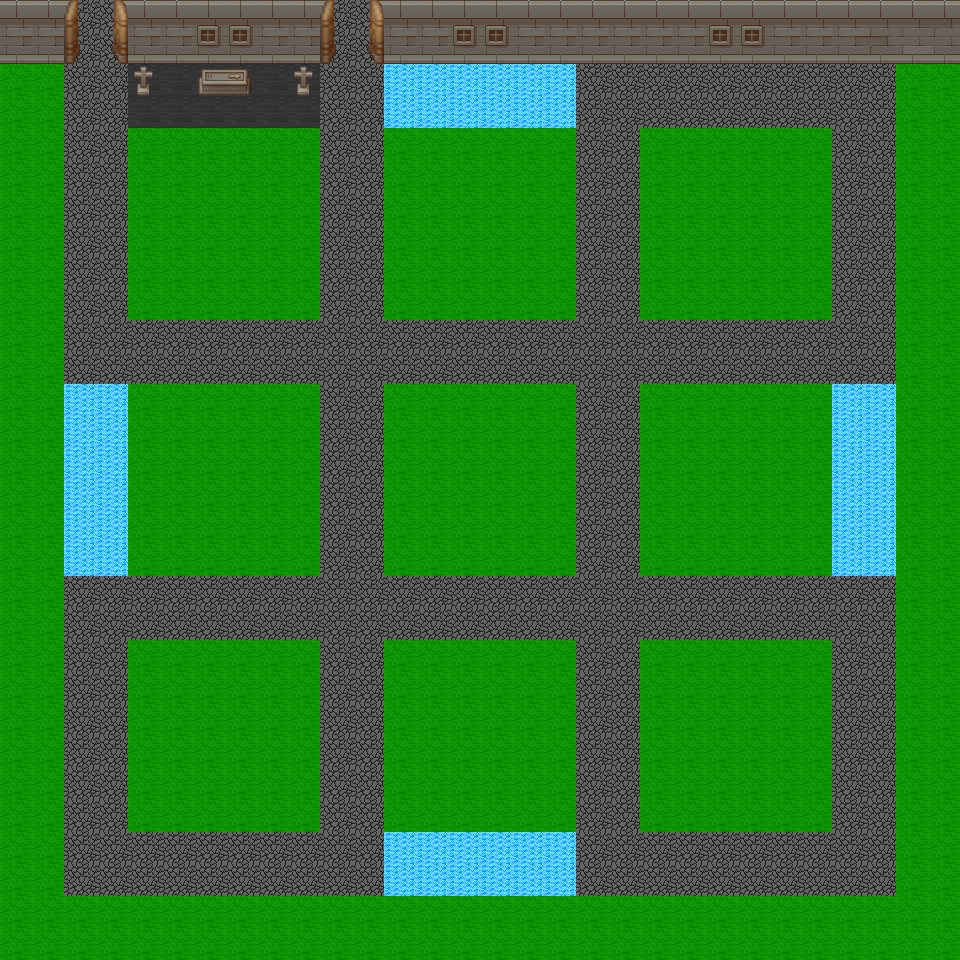

A level layout from a 2D game, rendered from its tile map. Below: a short description, then the map file with its tile-grid data intact:
An orthogonal 30x30 tile map with 32x32 px tiles, 2 tile layers (sol, objet).

<map version="1.10" tiledversion="1.10.0" orientation="orthogonal" renderorder="right-down" width="30" height="30" tilewidth="32" tileheight="32" infinite="0" nextlayerid="3" nextobjectid="1">
 <tileset firstgid="1" source="tileSheetMap.tsx" />
 <layer id="1" name="sol" width="30" height="30">
  <data encoding="csv">
1,1,27,27,1,1,23,23,23,23,27,27,23,23,23,23,1,1,1,1,1,1,1,1,1,1,1,1,1,1,
1,1,27,27,1,1,23,23,23,23,27,27,23,23,23,23,1,1,1,1,1,1,1,1,1,1,1,1,1,1,
19,19,27,27,23,23,23,23,23,23,27,27,1,1,1,1,1,1,27,27,27,27,27,27,27,27,27,27,19,19,
19,19,27,27,23,23,23,23,23,23,27,27,1,1,1,1,1,1,27,27,27,27,27,27,27,27,27,27,19,19,
19,19,27,27,19,19,19,19,19,19,27,27,19,19,19,19,19,19,27,27,19,19,19,19,19,19,27,27,19,19,
19,19,27,27,19,19,19,19,19,19,27,27,19,19,19,19,19,19,27,27,19,19,19,19,19,19,27,27,19,19,
19,19,27,27,19,19,19,19,19,19,27,27,19,19,19,19,19,19,27,27,19,19,19,19,19,19,27,27,19,19,
19,19,27,27,19,19,19,19,19,19,27,27,19,19,19,19,19,19,27,27,19,19,19,19,19,19,27,27,19,19,
19,19,27,27,19,19,19,19,19,19,27,27,19,19,19,19,19,19,27,27,19,19,19,19,19,19,27,27,19,19,
19,19,27,27,19,19,19,19,19,19,27,27,19,19,19,19,19,19,27,27,19,19,19,19,19,19,27,27,19,19,
19,19,27,27,27,27,27,27,27,27,27,27,27,27,27,27,27,27,27,27,27,27,27,27,27,27,27,27,19,19,
19,19,27,27,27,27,27,27,27,27,27,27,27,27,27,27,27,27,27,27,27,27,27,27,27,27,27,27,19,19,
19,19,1,1,19,19,19,19,19,19,27,27,19,19,19,19,19,19,27,27,19,19,19,19,19,19,1,1,19,19,
19,19,1,1,19,19,19,19,19,19,27,27,19,19,19,19,19,19,27,27,19,19,19,19,19,19,1,1,19,19,
19,19,1,1,19,19,19,19,19,19,27,27,19,19,19,19,19,19,27,27,19,19,19,19,19,19,1,1,19,19,
19,19,1,1,19,19,19,19,19,19,27,27,19,19,19,19,19,19,27,27,19,19,19,19,19,19,1,1,19,19,
19,19,1,1,19,19,19,19,19,19,27,27,19,19,19,19,19,19,27,27,19,19,19,19,19,19,1,1,19,19,
19,19,1,1,19,19,19,19,19,19,27,27,19,19,19,19,19,19,27,27,19,19,19,19,19,19,1,1,19,19,
19,19,27,27,27,27,27,27,27,27,27,27,27,27,27,27,27,27,27,27,27,27,27,27,27,27,27,27,19,19,
19,19,27,27,27,27,27,27,27,27,27,27,27,27,27,27,27,27,27,27,27,27,27,27,27,27,27,27,19,19,
19,19,27,27,19,19,19,19,19,19,27,27,19,19,19,19,19,19,27,27,19,19,19,19,19,19,27,27,19,19,
19,19,27,27,19,19,19,19,19,19,27,27,19,19,19,19,19,19,27,27,19,19,19,19,19,19,27,27,19,19,
19,19,27,27,19,19,19,19,19,19,27,27,19,19,19,19,19,19,27,27,19,19,19,19,19,19,27,27,19,19,
19,19,27,27,19,19,19,19,19,19,27,27,19,19,19,19,19,19,27,27,19,19,19,19,19,19,27,27,19,19,
19,19,27,27,19,19,19,19,19,19,27,27,19,19,19,19,19,19,27,27,19,19,19,19,19,19,27,27,19,19,
19,19,27,27,19,19,19,19,19,19,27,27,19,19,19,19,19,19,27,27,19,19,19,19,19,19,27,27,19,19,
19,19,27,27,27,27,27,27,27,27,27,27,1,1,1,1,1,1,27,27,27,27,27,27,27,27,27,27,19,19,
19,19,27,27,27,27,27,27,27,27,27,27,1,1,1,1,1,1,27,27,27,27,27,27,27,27,27,27,19,19,
19,19,19,19,19,19,19,19,19,19,19,19,19,19,19,19,19,19,19,19,19,19,19,19,19,19,19,19,19,19,
19,19,19,19,19,19,19,19,19,19,19,19,19,19,19,19,19,19,19,19,19,19,19,19,19,19,19,19,19,19
</data>
 </layer>
 <layer id="2" name="objet" width="30" height="30">
  <data encoding="csv">
95,95,93,94,95,95,109,110,95,95,93,94,95,95,109,110,95,95,95,95,95,95,109,110,95,95,95,96,97,98,
104,104,102,103,104,104,118,119,104,104,102,103,104,104,118,119,104,104,104,104,104,104,118,119,104,104,104,105,106,107,
0,0,0,0,50,0,64,65,0,50,0,0,0,0,0,0,0,0,0,0,0,0,0,0,0,0,0,0,0,0,
0,0,0,0,0,0,0,0,0,0,0,0,0,0,0,0,0,0,0,0,0,0,0,0,0,0,0,0,0,0,
0,0,0,0,0,0,0,0,0,0,0,0,0,0,0,0,0,0,0,0,0,0,0,0,0,0,0,0,0,0,
0,0,0,0,0,0,0,0,0,0,0,0,0,0,0,0,0,0,0,0,0,0,0,0,0,0,0,0,0,0,
0,0,0,0,0,0,0,0,0,0,0,0,0,0,0,0,0,0,0,0,0,0,0,0,0,0,0,0,0,0,
0,0,0,0,0,0,0,0,0,0,0,0,0,0,0,0,0,0,0,0,0,0,0,0,0,0,0,0,0,0,
0,0,0,0,0,0,0,0,0,0,0,0,0,0,0,0,0,0,0,0,0,0,0,0,0,0,0,0,0,0,
0,0,0,0,0,0,0,0,0,0,0,0,0,0,0,0,0,0,0,0,0,0,0,0,0,0,0,0,0,0,
0,0,0,0,0,0,0,0,0,0,0,0,0,0,0,0,0,0,0,0,0,0,0,0,0,0,0,0,0,0,
0,0,0,0,0,0,0,0,0,0,0,0,0,0,0,0,0,0,0,0,0,0,0,0,0,0,0,0,0,0,
0,0,0,0,0,0,0,0,0,0,0,0,0,0,0,0,0,0,0,0,0,0,0,0,0,0,0,0,0,0,
0,0,0,0,0,0,0,0,0,0,0,0,0,0,0,0,0,0,0,0,0,0,0,0,0,0,0,0,0,0,
0,0,0,0,0,0,0,0,0,0,0,0,0,0,0,0,0,0,0,0,0,0,0,0,0,0,0,0,0,0,
0,0,0,0,0,0,0,0,0,0,0,0,0,0,0,0,0,0,0,0,0,0,0,0,0,0,0,0,0,0,
0,0,0,0,0,0,0,0,0,0,0,0,0,0,0,0,0,0,0,0,0,0,0,0,0,0,0,0,0,0,
0,0,0,0,0,0,0,0,0,0,0,0,0,0,0,0,0,0,0,0,0,0,0,0,0,0,0,0,0,0,
0,0,0,0,0,0,0,0,0,0,0,0,0,0,0,0,0,0,0,0,0,0,0,0,0,0,0,0,0,0,
0,0,0,0,0,0,0,0,0,0,0,0,0,0,0,0,0,0,0,0,0,0,0,0,0,0,0,0,0,0,
0,0,0,0,0,0,0,0,0,0,0,0,0,0,0,0,0,0,0,0,0,0,0,0,0,0,0,0,0,0,
0,0,0,0,0,0,0,0,0,0,0,0,0,0,0,0,0,0,0,0,0,0,0,0,0,0,0,0,0,0,
0,0,0,0,0,0,0,0,0,0,0,0,0,0,0,0,0,0,0,0,0,0,0,0,0,0,0,0,0,0,
0,0,0,0,0,0,0,0,0,0,0,0,0,0,0,0,0,0,0,0,0,0,0,0,0,0,0,0,0,0,
0,0,0,0,0,0,0,0,0,0,0,0,0,0,0,0,0,0,0,0,0,0,0,0,0,0,0,0,0,0,
0,0,0,0,0,0,0,0,0,0,0,0,0,0,0,0,0,0,0,0,0,0,0,0,0,0,0,0,0,0,
0,0,0,0,0,0,0,0,0,0,0,0,0,0,0,0,0,0,0,0,0,0,0,0,0,0,0,0,0,0,
0,0,0,0,0,0,0,0,0,0,0,0,0,0,0,0,0,0,0,0,0,0,0,0,0,0,0,0,0,0,
0,0,0,0,0,0,0,0,0,0,0,0,0,0,0,0,0,0,0,0,0,0,0,0,0,0,0,0,0,0,
0,0,0,0,0,0,0,0,0,0,0,0,0,0,0,0,0,0,0,0,0,0,0,0,0,0,0,0,0,0
</data>
 </layer>
</map>
